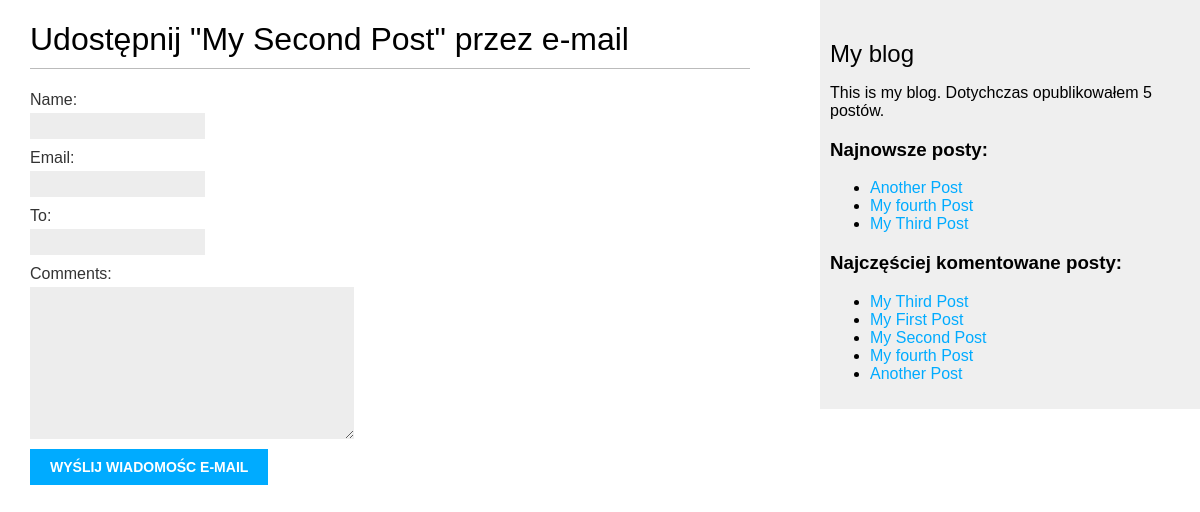
/blog/2/share/, run on the app's committed database.
### blog/models.py (models this page shows, shortened)
class Post(models.Model):
    STATUS_CHOICES = (
        ('draft', 'Draft'),
        ('published', 'Published'),
    )
    title = models.CharField(max_length=250)
    slug = models.SlugField(max_length=250,
                            unique_for_date='publish')
    author = models.ForeignKey(User,
                              on_delete=models.CASCADE,
                              related_name='blog_posts')
    body = models.TextField()
    publish = models.DateTimeField(default=timezone.now)
    created = models.DateTimeField(auto_now_add=True)
    updated = models.DateTimeField(auto_now=True)
    status = models.CharField(max_length=10,
                              choices=STATUS_CHOICES,
                              default='draft')
    tags = TaggableManager()
    objects = models.Manager() # The default manager.
    published = PublishedManager() # Our custom manager.
    class Meta:
        ordering = ('-publish',)
    def get_absolute_url(self):
        return reverse('blog:post_detail',
                       args=[self.publish.year,
                             self.publish.month,
                             self.publish.day, self.slug])

### blog/views.py (the view)
# urls.py: path('<int:post_id>/share/', views.post_share, name='post_share'),
def post_share(request, post_id):
    post = get_object_or_404(Post, id=post_id, status='published')
    sent = False
    if request.method == 'POST':
        form = EmailPostForm(request.POST)
        if form.is_valid():
            cd = form.cleaned_data
            post_url = request.build_absolute_uri(post.get_absolute_url())
            subject = '{} ({}) zachęca do przeczytania "{}"'.format(cd['name'],
                                                                    cd['email'],
                                                                    post.title)
            message = 'Przeczytaj post "{}" na stronie {}\n\n \
                       Komentarz dodany przez {}: {}'.format(
                           post.title, post_url, cd['name'], cd['comments'])
            send_mail(subject, message, 'admin@mylog.com', [cd['to']])
            sent = True
    else:
        form = EmailPostForm()
    return render(request, 'blog/post/share.html', {
        'post': post,
        'form': form,
        'sent': sent
    })

### blog/forms.py
class EmailPostForm(forms.Form):
    name = forms.CharField(max_length=25)
    email = forms.EmailField()
    to = forms.EmailField()
    comments = forms.CharField(required=False, widget=forms.Textarea)

### blog/models.py (called while the page is built)
    def get_queryset(self):
        return super(PublishedManager, self).get_queryset().filter(status='published')

### blog/templatetags/blog_tags.py (called while the page is built)
@register.simple_tag
def get_most_commented_posts(count=5):
    return Post.published.annotate(total_comments=Count('comments')).order_by('-total_comments')[:count]

@register.simple_tag
def total_posts():
    return Post.published.count()

@register.inclusion_tag('blog/post/latest_posts.html')
def show_latest_posts(count=3):
    latest_posts = Post.published.order_by('-publish')[:count]
    return {'latest_posts': latest_posts}

### blog/templates/blog/post/share.html (shortened to what this page needs)
{% extends 'blog/base.html' %}
{% block content %}
    {% if sent %}
        <h1>Wiadomośc e-mail została wysłana.</h1>
        <p>
            Wysłanie posta "{{ post.title }}" do {{ form.cleaned_data.to }} zakończyło się sukcesem.
        </p>
    {% else %}
        <h1>Udostępnij "{{ post.title }}" przez e-mail</h1>
        <form action="." method="post">
            {{ form.as_p }}
            <input type="submit" value="Wyślij wiadomośc e-mail">
        </form>
    {% endif %}
{% endblock content %}

### blog/templates/blog/base.html (shortened to what this page needs)
{% load blog_tags %}
{% load static %}
<!DOCTYPE html>
<html>
<head>
  <link href="{% static "css/blog.css" %}" rel="stylesheet">
</head>
<body>
  <div id="content">
    {% block content %}
    {% endblock %}
  </div>
  <div id="sidebar">
    <h2>My blog</h2>
    <p>This is my blog. Dotychczas opublikowałem {% total_posts %} postów. </p>
    <h3>Najnowsze posty:</h3>
    {% show_latest_posts 3 %}
    <h3>Najczęściej komentowane posty:</h3>
    {% get_most_commented_posts as most_commented_posts %}
    <ul>
      {% for post in most_commented_posts %}
        <li>
          <a href="{{ post.get_absolute_url }}">{{ post.title }}</a>
        </li>
      {% endfor %}
    </ul>
  </div>
</body>
</html>

### blog/templates/blog/post/latest_posts.html
<ul>
    {% for post in latest_posts %}
        <li>
            <a href="{{ post.get_absolute.url }}">{{ post.title }}</a>
        </li>
    {% endfor %}
</ul>

### blog/static/css/blog.css (style rules this page uses)
body { margin:0; padding:0; font-family:helvetica, sans-serif; }
a { color:#00abff; text-decoration:none; }
h1 { font-weight:normal; border-bottom:1px solid #bbb; padding:0 0 10px 0; }
h2 { font-weight:normal; margin:30px 0 0; }
#content { float:left; width:60%; padding:0 0 0 30px; }
#sidebar { float:right; width:30%; padding:10px; background:#efefef; height:100%; }
label { float:left; clear:both; color:#333; margin-bottom:4px; }
input, textarea { clear:both; float:left; margin:0 0 10px; background:#ededed; border:0; padding:6px 10px; font-size:12px; }
input[type=submit] { font-weight:bold; background:#00abff; color:#fff; padding:10px 20px; font-size:14px; text-transform:uppercase; }

### data on the page
Post: title "My Second Post"
Post: title "Another Post"
Post: title "My fourth Post"
Post: title "My Third Post"
Post: title "My First Post"
